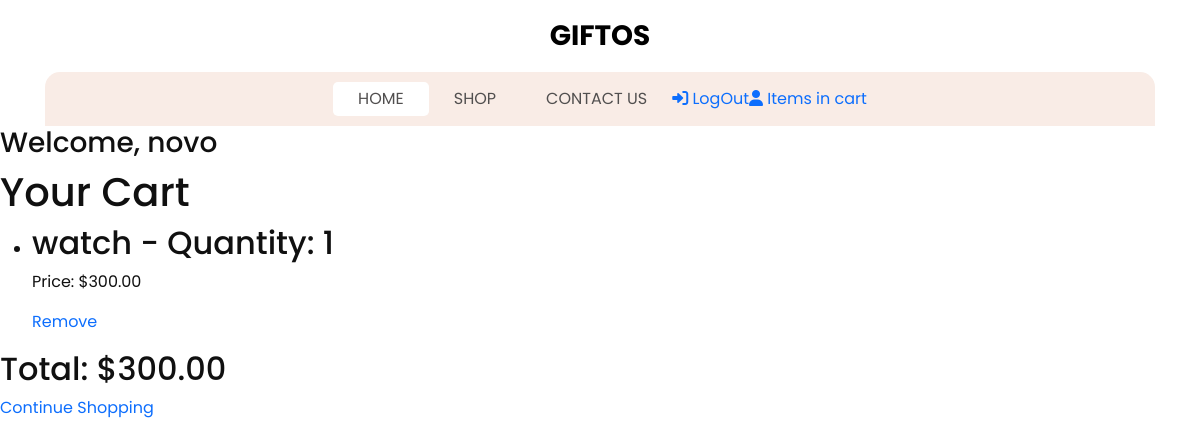
The page /cart/ (signed in) on the database its author committed.
### giftapp/models.py (models this page shows, shortened)
class customer(models.Model):
    cname=models.CharField(max_length=50)
    cadd=models.CharField(max_length=50)
    phone=models.BigIntegerField()
    email=models.EmailField()
    username=models.CharField(max_length=10)
    password=models.IntegerField()
    images=models.ImageField(upload_to='upload/', default="")

class Cart(models.Model):
    customer = models.ForeignKey(customer, on_delete=models.CASCADE)
    product = models.ForeignKey(Product, on_delete=models.CASCADE)
    quantity = models.PositiveIntegerField(default=1)

class Product(models.Model):
    name = models.CharField(max_length=100)
    description = models.TextField()
    price = models.DecimalField(max_digits=10, decimal_places=2)
    image = models.ImageField(upload_to='products/',default="")

### giftapp/views.py (the view)
# urls.py: path('cart/', views.view_cart, name='view_cart'),
def view_cart(request):
    username = request.session.get('username')
    if username is None:
        return redirect('login')
    try:
        user = customer.objects.get(username=username)
        cart_items = Cart.objects.filter(customer=user)
        total_price = sum(item.product.price * item.quantity for item in cart_items)
        return render(request, 'cart.html', {'cart_items': cart_items, 'total_price': total_price, 'username': username})
    except customer.DoesNotExist:
        messages.error(request, "User not found.")
        return redirect('login')

### templates/cart.html
{% load static %}
{% include 'main.html' %}
{% include 'header.html' %}
<body>
    <h3>Welcome, {{ username }}</h3>
    <h1>Your Cart</h1>
{% if cart_items %}
    <ul>
    {% for item in cart_items %}
        <li>
            <h2>{{ item.product.name }} - Quantity: {{ item.quantity }}</h2>
            <p>Price: ${{ item.product.price }}</p>
            <a href="{% url 'remove_from_cart' item.id %}">Remove</a>
        </li>
    {% endfor %}
    </ul>
    <h2>Total: ${{ total_price }}</h2>
    <a href="{% url 'shop' %}">Continue Shopping</a>
{% else %}
    <p>Your cart is empty!</p>
{% endif %}
</body>
</html>

### static/css/style.css (style rules this page uses)
body { font-family: "poppins", sans-serif; color: #101010; background-color: #ffffff; }
a, a:hover, a:focus { text-decoration: none; }

### rows shown on the page
customer: username "novo"
Cart: product.name "watch", quantity "1", product.price "300.00"

### other values the page prints
{{ total_price }} "300.00"
